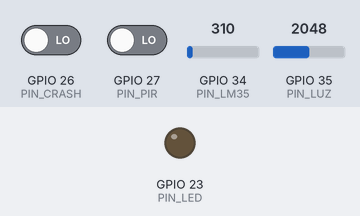
Simulated run of this sketch. Board: ESP32. On the bench: output pins drawn as LEDs (lit = HIGH). Dashed ring = blinking. The inputs (shaded band) are chosen by the test bench; at power-on: GPIO 26 (PIN_CRASH) LOW, GPIO 27 (PIN_PIR) LOW, GPIO 34 (PIN_LM35) = 310, GPIO 35 (PIN_LUZ) = 2048. WiFi joins after 1.5 s; servers stay silent unless stated; what the sketch prints to the serial monitor is not drawn.

Above: at 2.7 s.
2.8 s: GPIO 26 (PIN_CRASH) driven HIGH
At 2.95 s:
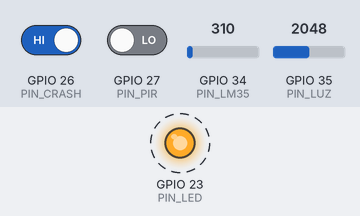
Timing chart, 0 to 11.8 s (numbered marks = the images above; inputs shaded):
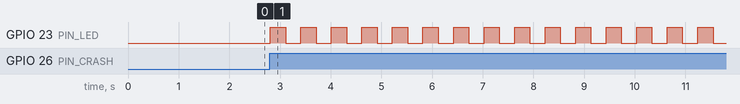

The sketch:

issue7.ino
```cpp
// v7_webserver_dashboard.ino
// Issue #7 — Web Server embegut — dashboard HTML complet
// S'afegeix: pàgina HTML amb auto-refresh, dades en temps real i botons

#include <WiFi.h>
#include <WebServer.h>

const char* ssid     = "iPhone de Arturo";
const char* password = "arturo12";

#define PIN_LM35    34
#define PIN_PIR     27
#define PIN_LUZ     35
#define PIN_CRASH   26
#define PIN_LED     23

#define TEMP_MAX  26.0
#define LUZ_MIN   20.0

WebServer server(80);

float  g_temp       = 0.0;
float  g_llum       = 0.0;
bool   g_ocupat     = false;
bool   g_emergencia = false;
bool   g_ledOn      = false;
String g_estat      = "apagat";

float llegirTemp()  { int r = analogRead(PIN_LM35); return r * (3.3/4095.0) * 100.0; }
float llegirLlum()  { return (analogRead(PIN_LUZ) / 4095.0) * 100.0; }
bool  llegirPIR()   { return digitalRead(PIN_PIR)   == HIGH; }
bool  llegirCrash() { return digitalRead(PIN_CRASH) == HIGH; }

void setLED(bool on) {
  digitalWrite(PIN_LED, on ? HIGH : LOW);
  g_ledOn = on;
  g_estat = on ? "encès" : "apagat";
}

void actualitzarLED() {
  static unsigned long t = 0;
  static bool blinkState = false;
  if (g_emergencia) {
    if (millis() - t > 300) { blinkState = !blinkState; setLED(blinkState); t = millis(); }
  } else if (g_temp > TEMP_MAX)            { setLED(true);
  } else if (g_ocupat && g_llum < LUZ_MIN) { setLED(true);
  } else                                   { setLED(false); }
}

String paginaHTML() {
  String html = R"rawliteral(
<!DOCTYPE html>
<html lang="es">
<head>
  <meta charset="UTF-8">
  <meta http-equiv="refresh" content="2">
  <meta name="viewport" content="width=device-width, initial-scale=1">
  <title>Hospital Comarcal IoT</title>
  <style>
    body { font-family: Arial, sans-serif; background:#f4f6f8; margin:0; padding:20px; }
    .card { max-width:700px; margin:auto; background:white; padding:20px; border-radius:12px; box-shadow:0 4px 12px rgba(0,0,0,.1); }
    h1 { margin-top:0; color:#1f2937; }
    .dato { font-size:18px; margin:10px 0; }
    button { padding:10px 16px; margin:6px; border:none; border-radius:8px; cursor:pointer; }
    .btn3 { background:#16a34a; color:white; }
    .btn4 { background:#6b7280; color:white; }
    .btn2 { background:#dc2626; color:white; }
  </style>
</head>
<body>
  <div class="card">
    <h1>Hospital Comarcal IoT</h1>
)rawliteral";

  html += "<div class='dato'>Temperatura: <b>" + String(g_temp, 1) + " °C</b></div>";
  html += "<div class='dato'>Llum: <b>"        + String(g_llum, 1) + " %</b></div>";
  html += "<div class='dato'>Ocupació (PIR): <b>" + String(g_ocupat ? "Detectada" : "No") + "</b></div>";
  html += "<div class='dato'>Emergència (Crash): <b>" + String(g_emergencia ? "SI" : "NO") + "</b></div>";
  html += "<div class='dato'>LED groc: <b>" + g_estat + "</b></div>";
  html += "<p>";
  html += "<a href='/ledon'><button class='btn3'>Encendre LED</button></a>";
  html += "<a href='/ledoff'><button class='btn4'>Apagar LED</button></a>";
  html += "<a href='/reset'><button class='btn2'>Reset Emergència</button></a>";
  html += "</p>";
  html += R"rawliteral(
  </div>
</body>
</html>
)rawliteral";
  return html;
}

void handleRoot()   { server.send(200, "text/html", paginaHTML()); }
void handleReset()  { g_emergencia = false; server.sendHeader("Location", "/"); server.send(303); }
void handleLedOn()  { setLED(true);         server.sendHeader("Location", "/"); server.send(303); }
void handleLedOff() { setLED(false);        server.sendHeader("Location", "/"); server.send(303); }

void setup() {
  Serial.begin(115200);
  pinMode(PIN_PIR,   INPUT);
  pinMode(PIN_CRASH, INPUT);
  pinMode(PIN_LM35,  INPUT);
  pinMode(PIN_LUZ,   INPUT);
  pinMode(PIN_LED,   OUTPUT);
  setLED(false);

  WiFi.begin(ssid, password);
  Serial.print("Connectant al WiFi");
  while (WiFi.status() != WL_CONNECTED) { delay(500); Serial.print("."); }
  Serial.println();
  Serial.print("IP: ");
  Serial.println(WiFi.localIP());

  server.on("/",       handleRoot);
  server.on("/reset",  handleReset);
  server.on("/ledon",  handleLedOn);
  server.on("/ledoff", handleLedOff);
  server.begin();
  Serial.println("WebServer iniciat — Dashboard HTML llest");
}

void loop() {
  server.handleClient();
  g_temp   = llegirTemp();
  g_llum   = llegirLlum();
  g_ocupat = llegirPIR();
  if (llegirCrash()) g_emergencia = true;
  actualitzarLED();
  delay(100);
}
```

Measured:
- after the input at 2.8 s, GPIO 23 (PIN_LED): alternates HIGH for 0.30 s and LOW for 0.30 s, starting at once
